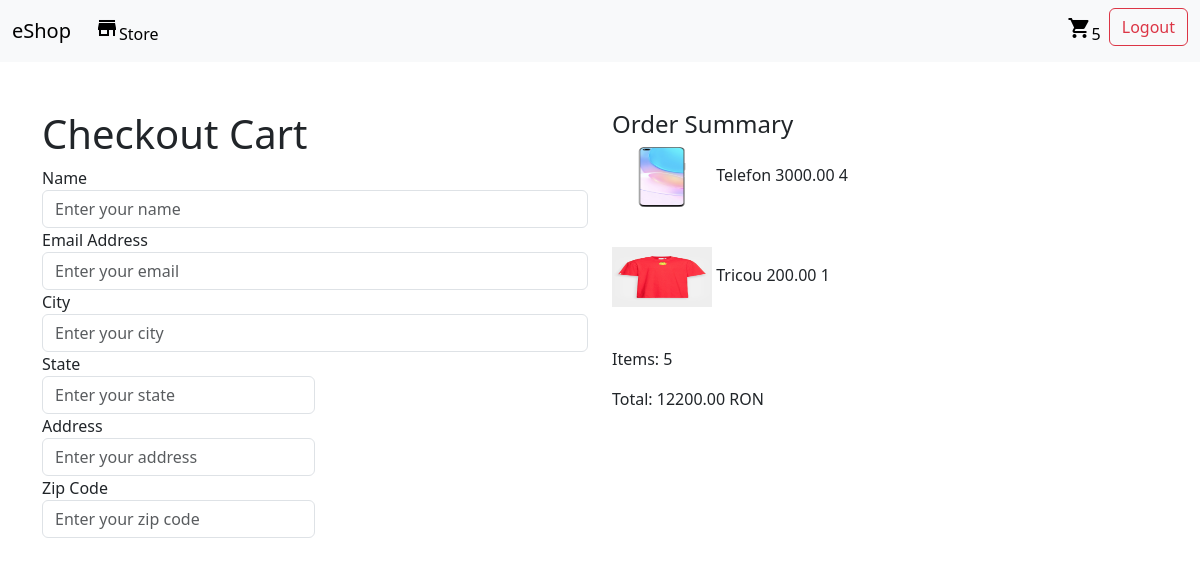
Screenshot of /checkout/ (signed in) with the database file from the repository.
### shop/models.py (models this page shows, shortened)
class OrderItem(models.Model):
    product = models.ForeignKey(Product, on_delete=models.SET_NULL, blank=True, null=True)
    order = models.ForeignKey(Order, on_delete=models.SET_NULL, blank=True, null=True)
    quantity = models.IntegerField(default=0, null=True, blank=True)
    date_added = models.DateTimeField(auto_now_add=True)
    @property
    def get_total(self):
        total = self.product.price * self.quantity
        return total

class Product(models.Model):
    name = models.CharField(max_length=200, null=True)
    price = models.DecimalField(max_digits=7, decimal_places=2)
    digital = models.BooleanField(default=False, null=True, blank=True)
    image = models.ImageField(null=True, blank=True)
    category = models.ForeignKey(Category, on_delete=models.SET_NULL, blank=True, null=True)
    @property
    def imageURL(self):
        try:
            url = self.image.url
        except:
            url = ''
        return url

class Order(models.Model):
    customer = models.ForeignKey(Customer, on_delete=models.SET_NULL, null=True, blank=True)
    date_orderd = models.DateTimeField(auto_now_add=True)
    complete = models.BooleanField(default=False, null=True, blank=True)
    transaction_id = models.CharField(max_length=200, null=True)
    @property
    def shipping(self):
        shipping = False
        orderitems = self.orderitem_set.all()
        for i in orderitems:
            if i.product.digital == False:
                shipping = True
        return shipping
    @property
    def get_cart_total(self):
        orderitems = self.orderitem_set.all()
        total = sum([item.get_total for item in orderitems])
        return total
    @property
    def get_cart_items(self):
        orderitems = self.orderitem_set.all()
        total = sum([item.quantity for item in orderitems])
        return total

### shop/views.py (the view)
# urls.py: path('checkout/', views.checkout, name="checkout"),
def checkout(request):
    data = cartData(request)
    cartItems = data['cartItems']
    order = data['order']
    items = data['items']
    context = {'items': items, 'order': order, 'cartItems': cartItems}
    return render(request, 'store/checkout.html', context)

### shop/utils.py (called while the page is built)
def cartData(request):
    if request.user.is_authenticated:
        customer = request.user.customer
        orders = Order.objects.filter(customer=customer, complete=False)
        if orders.exists():
            order = orders.first()
        else:
            order = Order.objects.create(customer=customer)
        items = order.orderitem_set.all()
        cartItems = order.get_cart_items
    else:
        cookieData = cookieCart(request)
        cartItems = cookieData['cartItems']
        order = cookieData['order']
        items = cookieData['items']
    return {'cartItems': cartItems, 'order': order, 'items': items}

### templates/store/checkout.html (shortened to what this page needs)
{% extends 'base.html' %}
{% block content %}
    <div class="container mt-5">
        <div class="row">
            <div class="col-md-6">
                <h1>Checkout Cart</h1>
                <form id="checkoutForm">
                    <div class="form-group">
                        <label for="name">Name</label>
                        <input type="text" class="form-control" id="name" placeholder="Enter your name" required>
                    </div>
                    <div class="form-group">
                        <label for="email">Email Address</label>
                        <input type="email" class="form-control" id="email" placeholder="Enter your email" required>
                    </div>
                    <div class="form-group">
                        <label for="city">City</label>
                        <input type="text" class="form-control" id="city" placeholder="Enter your city" required>
                    </div>
                    <div class="form-row">
                        <div class="form-group col-md-6">
                            <label for="state">State</label>
                            <input type="text" class="form-control" id="state" placeholder="Enter your state" required>
                        </div>
                        <div class="form-group col-md-6">
                            <label for="state">Address</label>
                            <input type="text" class="form-control" id="address" placeholder="Enter your address"
                                   required>
                        </div>
                        <div class="form-group col-md-6">
                            <label for="zip">Zip Code</label>
                            <input type="text" class="form-control" id="zip" placeholder="Enter your zip code" required>
                        </div>
                    </div>
                </form>
            </div>
            <div class="col-md-6">
                <div class="order-summary">
                    <h4>Order Summary</h4>
                    {% for item in items %}
                        <div class="table">
                            <tr><img class="row-image" src="{{ item.product.imageURL }}" class="card-img-top"
                                     width="100"
                                     height="60"></tr>
                            <tr>{{ item.product.name }}</tr>
                            <tr>{{ item.product.price }}</tr>
                            <tr>{{ item.quantity }}</tr>
                        </div>
                    {% endfor %}
                    <p>Items: {{ order.get_cart_items }} </p>
                    <p>Total: {{ order.get_cart_total }} RON</p>
                </div>
            </div>
        </div>
    </div>
{% endblock %}

### static/css/my_style.css (style rules this page uses)
.table { margin-bottom: 40px; }

### rows the page displays
OrderItem: product.imageURL (picture), product.name "Telefon", product.price "3000.00", quantity "4"
OrderItem: product.imageURL (picture), product.name "Tricou", product.price "200.00", quantity "1"
Order: get_cart_items "5", get_cart_total "12200.00"

### other values shown
{{ cartItems }} "5"
